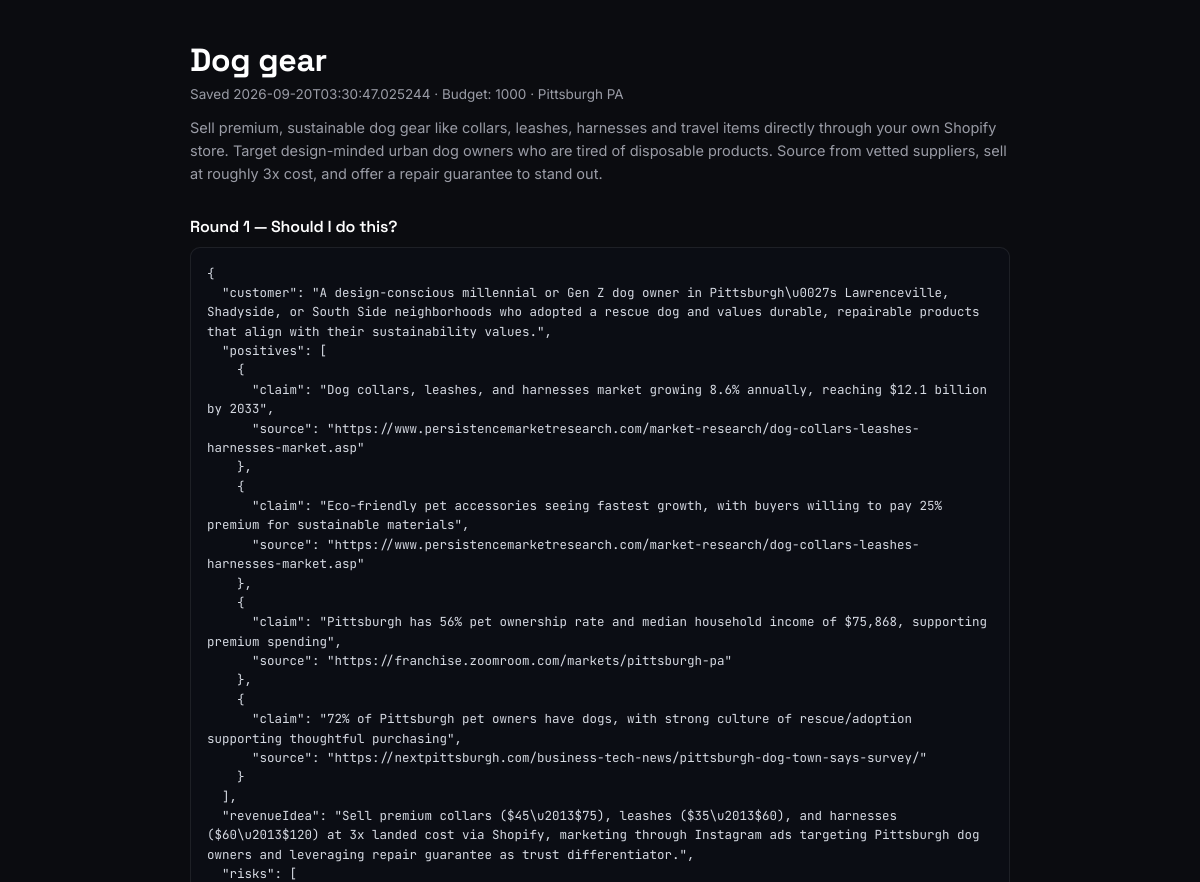
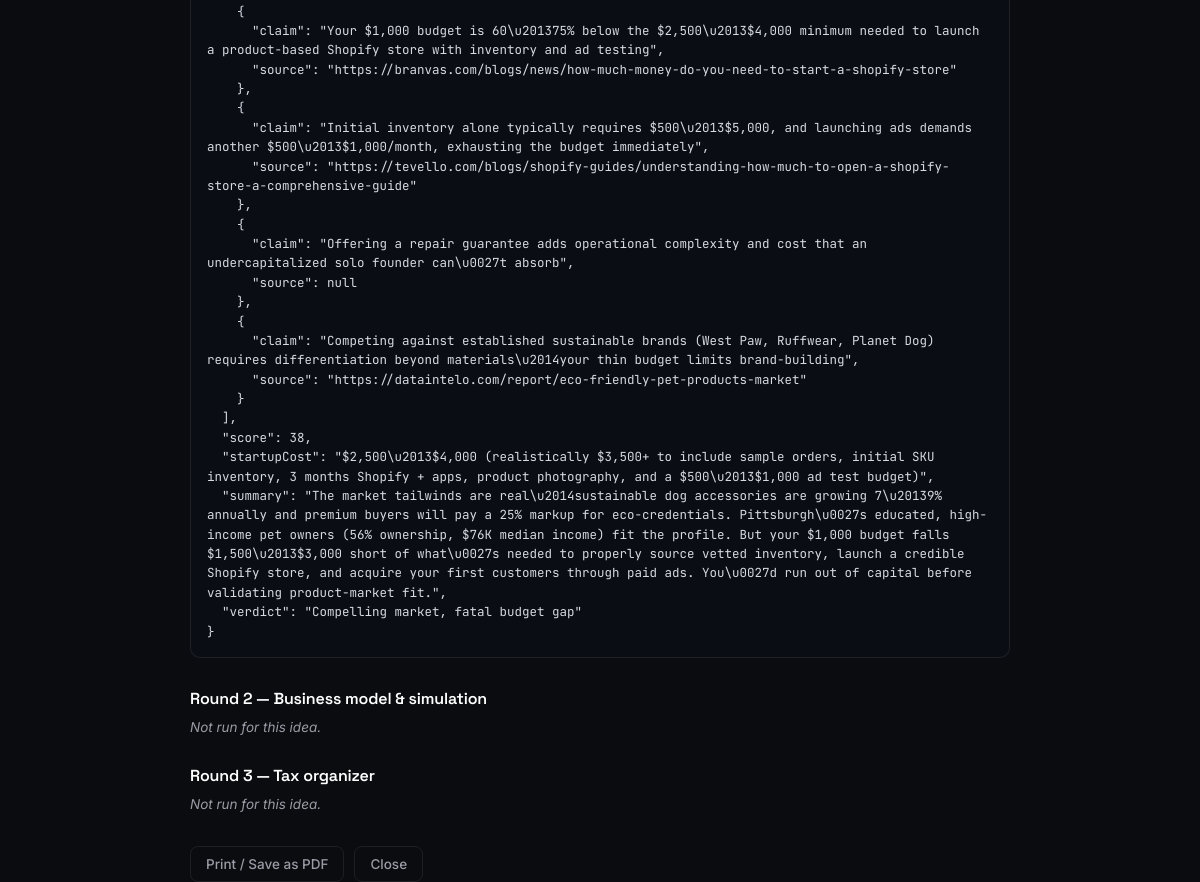
Page /submissions/4/view (signed in) on the committed database (2 pictures, top to bottom).
### models.py (models this page shows)
class Submission(db.Model):
    __tablename__ = "submissions"
    id = db.Column(db.Integer, primary_key=True)
    user_id = db.Column(db.Integer, db.ForeignKey("users.id"), nullable=False, index=True)
    idea = db.Column(db.Text, nullable=False)
    case_name = db.Column(db.String(255), nullable=True)
    budget = db.Column(db.String(120), nullable=True)
    location = db.Column(db.String(255), nullable=True)
    analyze_result = db.Column(db.JSON, nullable=True)
    model_result = db.Column(db.JSON, nullable=True)
    tax_result = db.Column(db.JSON, nullable=True)
    created_at = db.Column(db.DateTime, default=datetime.utcnow, nullable=False)
    updated_at = db.Column(db.DateTime, default=datetime.utcnow, onupdate=datetime.utcnow, nullable=False)
    def to_dict(self):
        return {
            "id": self.id,
            "idea": self.idea,
            "caseName": self.case_name,
            "budget": self.budget,
            "location": self.location,
            "analyzeResult": self.analyze_result,
            "modelResult": self.model_result,
            "taxResult": self.tax_result,
            "createdAt": self.created_at.isoformat(),
            "updatedAt": self.updated_at.isoformat(),
        }

### app.py (the view)
@app.route("/submissions/<int:submission_id>/view")
@login_required
@limiter.limit("100 per hour")
def view_submission(submission_id):
    user = current_user()
    submission = Submission.query.filter_by(id=submission_id, user_id=user.id).first()
    if not submission:
        return "Not found", 404
    return render_template("view_submission.html", sub=submission.to_dict())

### app.py (called while the page is built)
def current_user():
    user_id = session.get("user_id")
    if not user_id:
        return None
    return db.session.get(User, user_id)

def login_required(view):
    @wraps(view)
    def wrapped(*args, **kwargs):
        if not current_user():
            return jsonify({"error": "Sign in required"}), 401
        return view(*args, **kwargs)
    return wrapped

    @app.after_request
    def no_cache_static(response):
        if any(ct in (response.content_type or "") for ct in ["text/css", "application/javascript", "image/", "text/html"]):
            response.cache_control.no_cache = True
            response.cache_control.no_store = True
            response.cache_control.must_revalidate = True
        return response

### templates/view_submission.html (shortened to what this page needs)
<!DOCTYPE html>
<html lang="en">
<head>
<link rel="stylesheet" href="{{ url_for('static', filename='style.css') }}">
</head>
<body>
<div class="view-wrap">
  <div class="view-header">
    <h1>{{ sub.caseName or (sub.idea[:60] + ('…' if sub.idea|length > 60 else '')) }}</h1>
    <div class="view-meta">
      Saved {{ sub.updatedAt }}
      {% if sub.budget %} · Budget: {{ sub.budget }}{% endif %}
      {% if sub.location %} · {{ sub.location }}{% endif %}
    </div>
    <div class="view-idea">{{ sub.idea }}</div>
  </div>
  <div class="view-section">
    <h2>Round 1 — Should I do this?</h2>
    {% if sub.analyzeResult %}
      <div class="view-json">{{ sub.analyzeResult | tojson(indent=2) }}</div>
    {% else %}
      <div class="view-empty">Not run for this idea.</div>
    {% endif %}
  </div>
  <div class="view-section">
    <h2>Round 2 — Business model &amp; simulation</h2>
    {% if sub.modelResult %}
      <div class="view-json">{{ sub.modelResult | tojson(indent=2) }}</div>
    {% else %}
      <div class="view-empty">Not run for this idea.</div>
    {% endif %}
  </div>
  <div class="view-section">
    <h2>Round 3 — Tax organizer</h2>
    {% if sub.taxResult %}
      <div class="view-json">{{ sub.taxResult | tojson(indent=2) }}</div>
    {% else %}
      <div class="view-empty">Not run for this idea.</div>
    {% endif %}
  </div>
  <div class="view-actions">
    <button class="ghost" onclick="window.print()">Print / Save as PDF</button>
    <button class="ghost" onclick="window.close()">Close</button>
  </div>
</div>
</body>
</html>

### static/style.css (style rules this page uses)
:root { --bg: #0b0c10; --panel: #131418; --panel-raised: #17181d; --ink: #f3f4f6; --ink-soft: #9a9ca6; --ink-dim: #6b6d78; --line: rgba(255, 255, 255, 0.08); --line-bright: rgba(255, 255, 255, 0.14); --accent: #5b8def; --accent-ink: #eaf1ff; --good: #3ecf8e; --warn: #e0a930; --bad: #f0575e; --radius: 12px; --radius-sm: 8px; box-sizing: border-box; }
* { box-sizing: border-box; }
html, body { height: 100%; }
body { margin: 0; background: var(--bg); color: var(--ink); font-family: 'Inter', sans-serif; -webkit-font-smoothing: antialiased; position: relative; }
h1, h2, h3 { font-family: 'Space Grotesk', sans-serif; letter-spacing: -0.01em; }
button.ghost { background: transparent; border: 1px solid var(--line); color: var(--ink-soft); padding: 9px 15px; border-radius: var(--radius-sm); font-family: 'Inter', sans-serif; font-size: 13.5px; font-weight: 500; cursor: pointer; transition: border-color .15s ease, color .15s ease; }

### templates/view_submission.html (style rules this page uses)
body { padding: 40px 20px 80px; }
.view-wrap { max-width: 820px; margin: 0 auto; }
.view-header { margin-bottom: 28px; }
.view-header h1 { font-size: clamp(24px, 3.4vw, 32px); margin: 0 0 6px; font-weight: 700; color: #fff; }
.view-meta { color: var(--ink-soft); font-size: 13.5px; }
.view-idea { margin-top: 14px; color: var(--ink-soft); font-size: 14.5px; line-height: 1.6; white-space: pre-wrap; }
.view-section { margin-top: 30px; }
.view-section h2 { font-size: 16px; font-weight: 600; color: #fff; margin: 0 0 10px; }
.view-empty { color: var(--ink-soft); font-size: 13.5px; font-style: italic; }
.view-json { background: #0b0d14; border: 1px solid var(--line); border-radius: 10px; padding: 16px; font-family: 'JetBrains Mono', monospace; font-size: 12.5px; line-height: 1.55; color: #d6dae3; overflow-x: auto; white-space: pre-wrap; word-break: break-word; }
.view-actions { margin-top: 34px; display: flex; gap: 10px; }

### rows in the picture
Submission: case_name "Dog gear", budget "1000", location "Pittsburgh PA", idea "Sell premium, sustainable dog gear like collars, leashes, harnesses and travel items directly through your own Shopify store. Target design-minded urban dog owners who are tired of disposable products. Source from vetted suppliers, sell at roughly 3x cost, and offer a repair guarantee to stand out."

### other values in the picture
{{ sub.updatedAt }} "2026-09-20T03:30:47.025244"
